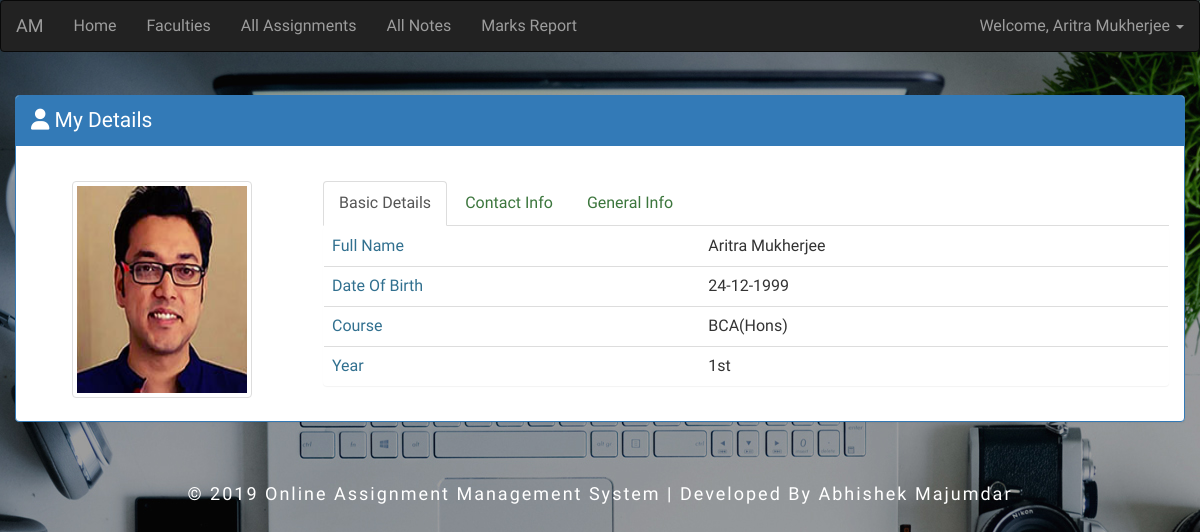
The app's page /student/student_home.php (signed in) with its own data.
### tables this page shows
CREATE TABLE `st_details` (
  `id` int(50) NOT NULL,
  `name` varchar(120) NOT NULL,
  `email` varchar(200) NOT NULL,
  `contact` varchar(13) NOT NULL,
  `course` varchar(100) NOT NULL,
  `password` varchar(200) NOT NULL,
  `status` int(1) NOT NULL,
  `img` varchar(200) NOT NULL,
  `address` varchar(300) NOT NULL,
  `year` varchar(6) NOT NULL,
  `dob` date NOT NULL,
  `reg_date` timestamp NOT NULL DEFAULT current_timestamp() ON UPDATE current_timestamp(),
  `certificate` varchar(4) NOT NULL
);

### student/student_home.php (the view, shortened to what this page needs)
<?php
    require_once("../database/server.php");
	$email=$_SESSION['std_user_name'];
	$sql="select * from st_details where email='$email' and status='1'";
	$result=mysqli_query($con,$sql);
	$count=mysqli_num_rows($result);
	if($count>0)
	{
		foreach($result as $key)
		{
?>
<!DOCTYPE html>
<html lang="en">
<head>
  <link rel="stylesheet" href="https://maxcdn.bootstrapcdn.com/bootstrap/3.3.7/css/bootstrap.min.css">
  	<link rel="stylesheet" href="css/style1.css" type="text/css" media="all" />
		<link rel="stylesheet" href="https://cdnjs.cloudflare.com/ajax/libs/font-awesome/4.7.0/css/font-awesome.min.css">
		<link rel="stylesheet" href="path/to/font-awesome/css/font-awesome.min.css">
</head>
<body>
<?php include('includes/header.php') ?>
<div class="container">
<div class="row panel panel-primary" style="margin-top:2%;">
            <div class="panel-heading lead">
                <div class="row">
                    <div class="col-lg-8 col-md-8"><i class="fa fa-user"></i> My Details</div>
                    <div class="col-lg-4 col-md-4 text-right">
                    </div>
                </div>
            </div>
            <div class="panel-body">
                    <div class="row">
                        <div class="col-lg-12 col-md-12">
                            <div class="row">
                                <div class="col-lg-3 col-md-3">
                                    <center>
                                        <span class="text-left">
                                        <img src="<?php echo "uploads/".$key['img'] ?>" class="img-thumbnail" alt="narayana" style="width:180px;height:217px;">
                                    </span></center>
                                </div>
                                <div class="col-lg-9 col-md-9">
                                    <ul class="nav nav-tabs">
                                        <li class="active"><a data-toggle="tab" href="#Summery" class="text-success">Basic Details</a></li>
                                        <li><a data-toggle="tab" href="#Contact" class="text-success"> Contact Info</a></li>
                                        <li><a data-toggle="tab" href="#General" class="text-success"> General Info</a></li>
                                    </ul>
                                    <div class="tab-content">
                                        <div id="Summery" class="tab-pane fade in active">
                                            <div class="table-responsive panel">
                                                <table class="table table-hover">
                                                    <tbody>
                                                            <tr>
                                                                <td class="text-info"><b>Full Name</b></td>
                                                                <td><?php echo $key['name'] ?></td>
                                                            </tr>
                                                            <tr>
                                                                <td class="text-info"><b>Date Of Birth</b></td>
                                                                <td><?php $timestamp = strtotime($key['dob']); $date = date('d-m-Y', $timestamp); echo $date; ?></td>
                                                            </tr>
                                                            <tr>
                                                                <td class="text-info"><b>Course</b></td>
                                                                <td><?php echo $key['course'] ?></td>
                                                            </tr>
                                                            <tr>
                                                                <td class="text-info"><b>Year</b></td>
                                                                <td><?php echo $key['year'] ?></td>
                                                            </tr>
                                                    </tbody>
                                                </table>
                                            </div>
                                        </div>
																	<td><?php $timestamp = strtotime($key['reg_date']); $date = date('d-m-Y', $timestamp); echo $date; }}?></td>
                                    </div>
                                </div>
                            </div>
                        </div>
                    </div>
            </div>
        </div>
</div>
	<div class="footer">
		<p>
			 © 2019 Online Assignment Management System | Developed By Abhishek Majumdar
		</p>
	</div>
</body>
</html>

### student/includes/header.php (shortened to what this page needs)
<nav class="navbar navbar-inverse">
  <div class="container-fluid">
    <div class="navbar-header">
      <a class="navbar-brand" href="#">AM</a>
    </div>
    <ul class="nav navbar-nav">
      <li><a href="student_home.php">Home</a></li>
	   <li><a href="view_faculty.php">Faculties</a></li>
      <li><a href="show_assignment.php">All Assignments</a></li>
	  <li><a href="download_notes.php">All Notes</a></li>
      <li><a href="view_marks.php">Marks Report</a></li>
    </ul>
	<div class="pull-right">
        <ul class="nav navbar-nav navbar-right">
            <li class="dropdown"><a href="#" class="dropdown-toggle" data-toggle="dropdown">Welcome, <?php echo $_SESSION['std_name'] ?> <span class="caret"></span></a>
			</li>
        </ul>
    </div>
  </div>
</nav>

### student/css/style1.css (style rules this page uses)
html, body, div, span, applet, object, iframe, h1, h2, h3, h4, h5, h6, p, blockquote, pre, a, abbr, acronym, address, big, cite, code, del, dfn, em, img, ins, kbd, q, s, samp, small, strike, strong, sub, sup, tt, var, b, u, i, dl, dt, dd, ol, nav ul, nav li, fieldset, form, label, legend, table, caption, tbody, tfoot, thead, tr, th, td, article, aside, canvas, details, embed, figure, figcaption, footer, header, hgroup, menu, nav, output, ruby, section, summary, time, mark, audio, video { margin: 0; padding: 0; border: 0; font-size: 100%; font: inherit; vertical-align: baseline; }
article, aside, details, figcaption, figure, footer, header, hgroup, menu, nav, section { display: block; }
ol, ul { list-style: none; margin: 0px; padding: 0px; }
table { border-collapse: collapse; border-spacing: 0; }
a { text-decoration: none; }
img { max-width: 100%; }
body { background: url(../images/b1.jpg) no-repeat; background-size: cover; -webkit-background-size: cover; -moz-background-size: cover; -o-background-size: cover; -ms-background-size: cover; background-position: center; font-size: 100%; font-family: 'Cuprum', sans-serif; min-height: 100vh; }
a { color:white; }
.footer { margin: 3vw .3vw 2vw; }
.footer p { font-size: 18px; color: #fff; letter-spacing: 2px; text-align: center; line-height: 1.8; }

### student/student_home.php (style rules this page uses)
a { color: white; }

### records on screen
st_details: img (picture), name "Aritra Mukherjee", dob "24-12-1999", course "BCA(Hons)", year "1st"
